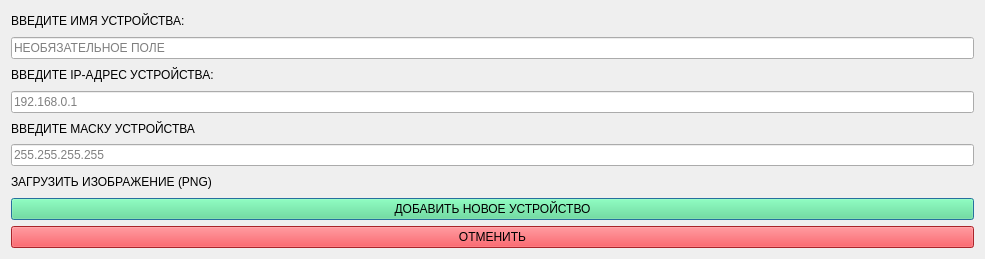
<?xml version="1.0" encoding="UTF-8"?>
<ui version="4.0">
 <class>DialogNewDev</class>
 <widget class="QDialog" name="DialogNewDev">
  <property name="geometry">
   <rect>
    <x>0</x>
    <y>0</y>
    <width>985</width>
    <height>259</height>
   </rect>
  </property>
  <property name="font">
   <font>
    <strikeout>false</strikeout>
    <stylestrategy>PreferAntialias</stylestrategy>
    <kerning>true</kerning>
   </font>
  </property>
  <property name="windowTitle">
   <string>Dialog</string>
  </property>
  <layout class="QVBoxLayout" name="verticalLayout">
   <item>
    <widget class="QLabel" name="labelNameDevice">
     <property name="text">
      <string>ВВЕДИТЕ ИМЯ УСТРОЙСТВА:</string>
     </property>
    </widget>
   </item>
   <item>
    <widget class="QLineEdit" name="lineEditName">
     <property name="styleSheet">
      <string notr="true">про</string>
     </property>
     <property name="text">
      <string/>
     </property>
     <property name="placeholderText">
      <string>НЕОБЯЗАТЕЛЬНОЕ ПОЛЕ</string>
     </property>
    </widget>
   </item>
   <item>
    <widget class="QLabel" name="labelIpDevice">
     <property name="text">
      <string>ВВЕДИТЕ IP-АДРЕС УСТРОЙСТВА:</string>
     </property>
    </widget>
   </item>
   <item>
    <widget class="QLineEdit" name="lineEditIp">
     <property name="text">
      <string/>
     </property>
     <property name="placeholderText">
      <string>192.168.0.1</string>
     </property>
    </widget>
   </item>
   <item>
    <widget class="QLabel" name="labelMaskDevice">
     <property name="text">
      <string>ВВЕДИТЕ МАСКУ УСТРОЙСТВА</string>
     </property>
    </widget>
   </item>
   <item>
    <widget class="QLineEdit" name="lineEditMask">
     <property name="placeholderText">
      <string>255.255.255.255</string>
     </property>
    </widget>
   </item>
   <item>
    <widget class="QLabel" name="labelDownloadPhoto">
     <property name="text">
      <string>ЗАГРУЗИТЬ ИЗОБРАЖЕНИЕ (PNG)</string>
     </property>
    </widget>
   </item>
   <item>
    <widget class="QPushButton" name="addPushButton">
     <property name="toolTip">
      <string>&lt;html&gt;&lt;head/&gt;&lt;body&gt;&lt;p&gt;Добавление устройства&lt;/p&gt;&lt;/body&gt;&lt;/html&gt;</string>
     </property>
     <property name="styleSheet">
      <string notr="true">color: rgb(87, 227, 137);
color: rgb(0, 0, 0);
background-color: rgb(87, 227, 137);</string>
     </property>
     <property name="text">
      <string>ДОБАВИТЬ НОВОЕ УСТРОЙСТВО</string>
     </property>
    </widget>
   </item>
   <item>
    <widget class="QPushButton" name="cancelPushButton">
     <property name="styleSheet">
      <string notr="true">background-color: rgb(237, 51, 59);
color: rgb(0, 0, 0);
</string>
     </property>
     <property name="text">
      <string>ОТМЕНИТЬ</string>
     </property>
    </widget>
   </item>
  </layout>
 </widget>
 <resources/>
 <connections/>
</ui>
